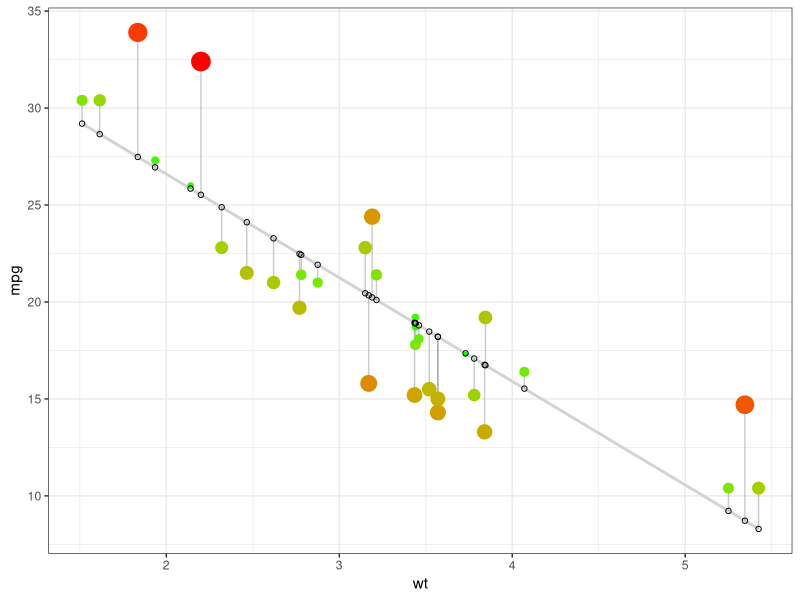

Write the R code that produced this figure.
library(ggplot2)
library(caTools)

# Load datasets
data(mtcars)

# Save the dataset in a variable for ease of use
d <- mtcars

#NOTE: Do not type d <- data(mtcars)!!!

# Fitting the model in Linear Regression
# We are going to analyse how the fuel efficiency (mpg) varies with weight (wt)
fit <- lm(mpg ~ wt, data = d)

# Predict the values using linear regression model
d$predicted <- predict(fit)

# Calculate the residuals from the fitted model
d$residuals <- residuals(fit)

ggplot(d, aes(x=wt, y= mpg)) +
  geom_smooth(method='lm', se=FALSE, color='lightgrey') + # Regression Line
  # draw line from point to line
  geom_segment(aes(xend=wt, yend = predicted), alpha = .2) +
  
  # Size of points
  geom_point(aes(color=abs(residuals), size= abs(residuals))) +
  
  # color of the points mapped to residuals, green is small, red is big
  scale_color_continuous(low='green', high='red') +
  
  guides(color=FALSE, size=FALSE) + # size legend removed
  
  geom_point(aes(y= predicted), shape =1) +
  
  theme_bw()
